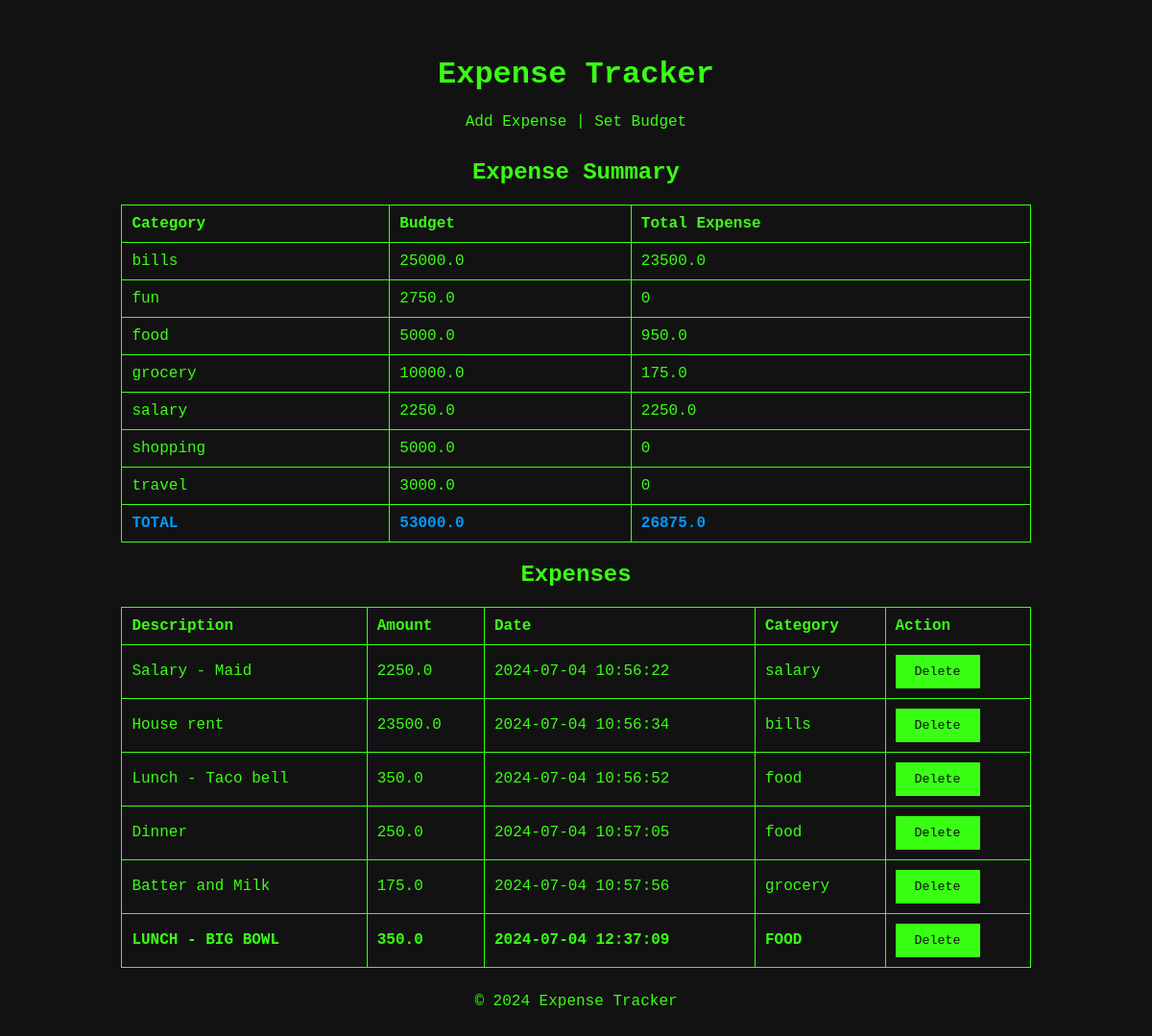
The page / on the database its author committed.
### tables this page shows
CREATE TABLE budgets (
        id INTEGER PRIMARY KEY AUTOINCREMENT,
        category_id INTEGER NOT NULL,
        amount REAL NOT NULL,
        FOREIGN KEY (category_id) REFERENCES categories (id)
    );

CREATE TABLE categories (
        id INTEGER PRIMARY KEY AUTOINCREMENT,
        name TEXT UNIQUE NOT NULL
    );

CREATE TABLE expenses (
        id INTEGER PRIMARY KEY AUTOINCREMENT,
        description TEXT NOT NULL,
        amount REAL NOT NULL,
        category_id INTEGER NOT NULL,
        date TEXT NOT NULL,
        FOREIGN KEY (category_id) REFERENCES categories (id)
    );

### app.py (the view)
@app.route('/')
def index():
    conn = get_db_connection()
    categories = conn.execute('SELECT DISTINCT name FROM categories ORDER BY name').fetchall()
    expenses = conn.execute('SELECT e.id, e.description, e.amount, e.date, c.name as category FROM expenses e LEFT JOIN categories c ON e.category_id = c.id').fetchall()
    budgets = conn.execute('SELECT b.id, b.amount, c.name as category FROM budgets b LEFT JOIN categories c ON b.category_id = c.id').fetchall()
    total_expenses = conn.execute('''
        SELECT c.name as category, SUM(e.amount) as total_expense
        FROM expenses e
        JOIN categories c ON e.category_id = c.id
        GROUP BY c.name
    ''').fetchall()
    budgets = [dict(budget) for budget in budgets]
    total_expenses = [dict(expense) for expense in total_expenses]
    expense_dict = {expense['category']: expense['total_expense'] for expense in total_expenses}
    for budget in budgets:
        budget['total_expense'] = expense_dict.get(budget['category'], 0)
    conn.close()
    total_budget = sum(budget['amount'] for budget in budgets)
    total_expense = sum(expense['total_expense'] for expense in total_expenses)
    return render_template('index.html', categories=categories, expenses=expenses, budgets=budgets, total_budget=total_budget, total_expense=total_expense)

### app.py (called while the page is built)
def get_db_connection():
    conn = sqlite3.connect('expenses.db')
    conn.row_factory = sqlite3.Row
    return conn

### templates/index.html (shortened to what this page needs)
<!DOCTYPE html>
<html lang="en">
<head>
    <link rel="stylesheet" href="{{ url_for('static', filename='style.css') }}">
</head>
<body>
    <div class="container">
        <header>
            <h1>Expense Tracker</h1>
            <a href="{{ url_for('add_expense') }}">Add Expense</a> | <a href="{{ url_for('set_budget') }}">Set Budget</a>
        </header>
        <h2 style="text-align:center;">Expense Summary</h2>
        <table border="2" style="width:100%; border-collapse: collapse;">
            <thead>
                <tr>
                    <th>Category</th>
                    <th>Budget</th>
                    <th>Total Expense</th>
                </tr>
            </thead>
            <tbody>
                {% for budget in budgets %}
                <tr>
                    <td>{{ budget.category }}</td>
                    <td>{{ budget.amount }}</td>
                    <td>{{ budget.total_expense }}</td>
                </tr>
                {% endfor %}
                <tr style="font-weight:bold; color: rgb(0, 153, 255);">
                    <td>TOTAL</td>
                    <td>{{ total_budget }}</td>
                    <td>{{ total_expense }}</td>
                </tr>
            </tbody>
        </table>
        <h2 style="text-align:center;">Expenses</h2>
        <table border="2" style="width:100%; border-collapse: collapse;">
            <thead>
                <tr>
                    <th>Description</th>
                    <th>Amount</th>
                    <th>Date</th>
                    <th>Category</th>
                    <th>Action</th>
                </tr>
            </thead>
            <tbody>
                {% for expense in expenses %}
                <tr>
                    <td>{{ expense.description }}</td>
                    <td>{{ expense.amount }}</td>
                    <td>{{ expense.date }}</td>
                    <td>{{ expense.category }}</td>
                    <td>
                        <form method="post" action="{{ url_for('delete_expense') }}">
                            <button type="submit">Delete</button>
                        </form>
                    </td>
                </tr>
                {% endfor %}
            </tbody>
        </table>
        <footer>
            <p>&copy; 2024 Expense Tracker</p>
        </footer>
    </div>
</body>
</html>

### static/style.css (style rules this page uses)
body { background-color: #121212; color: #39FF14; font-family: 'Courier New', Courier, monospace; }
a { color: #39FF14; text-decoration: none; }
.container { width: 80%; margin: 0 auto; padding: 20px; }
header, footer { text-align: center; padding: 10px 0; }
button { background-color: #39FF14; color: #121212; border: none; padding: 10px 20px; cursor: pointer; font-family: 'Courier New', Courier, monospace; }
table { width: 100%; border-collapse: collapse; }
table, th, td { border: 1px solid #39FF14; }
th, td { padding: 10px; text-align: left; }
tbody tr:last-child { font-weight: bold; color: #39FF14; text-transform: uppercase; }

### rows shown on the page
budgets: category "bills", amount "25000.0", total_expense "23500.0"
budgets: category "fun", amount "2750.0", total_expense "0"
budgets: category "food", amount "5000.0", total_expense "950.0"
budgets: category "grocery", amount "10000.0", total_expense "175.0"
budgets: category "salary", amount "2250.0", total_expense "2250.0"
budgets: category "shopping", amount "5000.0", total_expense "0"
budgets: category "travel", amount "3000.0", total_expense "0"
expenses: description "Salary - Maid", amount "2250.0", date "2024-07-04 10:56:22", category "salary"
expenses: description "House rent", amount "23500.0", date "2024-07-04 10:56:34", category "bills"
expenses: description "Lunch - Taco bell", amount "350.0", date "2024-07-04 10:56:52", category "food"
expenses: description "Dinner", amount "250.0", date "2024-07-04 10:57:05", category "food"
expenses: description "Batter and Milk", amount "175.0", date "2024-07-04 10:57:56", category "grocery"
expenses: description "LUNCH - BIG BOWL", amount "350.0", date "2024-07-04 12:37:09", category "FOOD"

### other values the page prints
{{ total_budget }} "53000.0"
{{ total_expense }} "26875.0"
